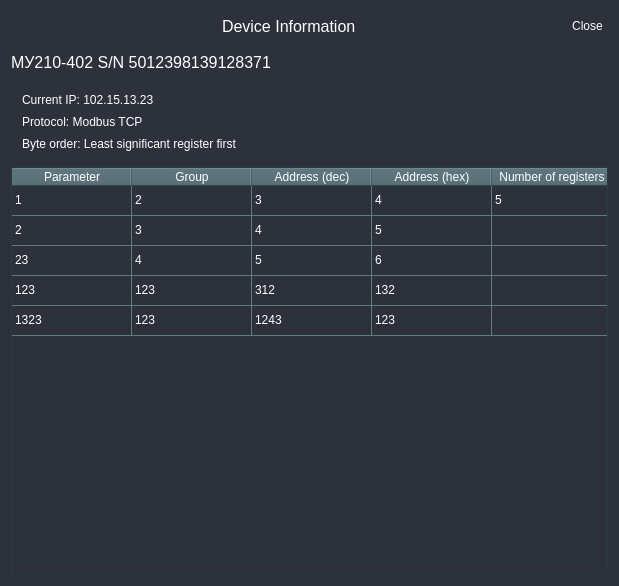
<?xml version="1.0" encoding="UTF-8"?>
<ui version="4.0">
 <class>DeviceParamListWidget</class>
 <widget class="QWidget" name="DeviceParamListWidget">
  <property name="geometry">
   <rect>
    <x>0</x>
    <y>0</y>
    <width>619</width>
    <height>586</height>
   </rect>
  </property>
  <property name="windowTitle">
   <string>Form</string>
  </property>
  <property name="styleSheet">
   <string notr="true">* {
	border: none;
	background-color: transparent;
	background: transparent;
	padding: 0;
	margin: 0;
	color: #fff;
}

#DeviceParamListWidget {
	background-color: #2c313c;
	border: none;
}

#frame_2 {
	border: 1px solid #263C3D;
}

QLabel {
	min-height: 30px;
	font-size: 12pt;
}

QTableWidget {
	background-color: transparent;
	gridline-color: #637A7B;
}

QTableWidget::item {
	background-color: transparent;
}

QTableWidget::item:selected {
	background-color: #A5ADA8;
}

QHeaderView {
	background-color: #46616A;
}

QHeaderView::section {
	background-color: #46616A;

}
</string>
  </property>
  <layout class="QVBoxLayout" name="verticalLayout">
   <item>
    <widget class="QFrame" name="ToolboxFrame">
     <property name="minimumSize">
      <size>
       <width>0</width>
       <height>30</height>
      </size>
     </property>
     <property name="frameShape">
      <enum>QFrame::StyledPanel</enum>
     </property>
     <property name="frameShadow">
      <enum>QFrame::Raised</enum>
     </property>
     <layout class="QHBoxLayout" name="horizontalLayout">
      <property name="spacing">
       <number>0</number>
      </property>
      <property name="leftMargin">
       <number>0</number>
      </property>
      <property name="topMargin">
       <number>0</number>
      </property>
      <property name="rightMargin">
       <number>0</number>
      </property>
      <property name="bottomMargin">
       <number>0</number>
      </property>
      <item>
       <widget class="QFrame" name="frame_3">
        <property name="sizePolicy">
         <sizepolicy hsizetype="Expanding" vsizetype="Preferred">
          <horstretch>0</horstretch>
          <verstretch>0</verstretch>
         </sizepolicy>
        </property>
        <property name="maximumSize">
         <size>
          <width>16777215</width>
          <height>30</height>
         </size>
        </property>
        <property name="frameShape">
         <enum>QFrame::StyledPanel</enum>
        </property>
        <property name="frameShadow">
         <enum>QFrame::Raised</enum>
        </property>
        <layout class="QHBoxLayout" name="horizontalLayout_3">
         <property name="spacing">
          <number>0</number>
         </property>
         <property name="leftMargin">
          <number>5</number>
         </property>
         <property name="topMargin">
          <number>0</number>
         </property>
         <property name="rightMargin">
          <number>5</number>
         </property>
         <property name="bottomMargin">
          <number>0</number>
         </property>
         <item alignment="Qt::AlignHCenter">
          <widget class="QLabel" name="label_3">
           <property name="sizePolicy">
            <sizepolicy hsizetype="Expanding" vsizetype="Preferred">
             <horstretch>0</horstretch>
             <verstretch>0</verstretch>
            </sizepolicy>
           </property>
           <property name="maximumSize">
            <size>
             <width>16777215</width>
             <height>30</height>
            </size>
           </property>
           <property name="text">
            <string>Device Information</string>
           </property>
          </widget>
         </item>
        </layout>
       </widget>
      </item>
      <item>
       <widget class="QFrame" name="frame_4">
        <property name="frameShape">
         <enum>QFrame::StyledPanel</enum>
        </property>
        <property name="frameShadow">
         <enum>QFrame::Raised</enum>
        </property>
        <layout class="QHBoxLayout" name="horizontalLayout_2">
         <property name="spacing">
          <number>0</number>
         </property>
         <property name="leftMargin">
          <number>5</number>
         </property>
         <property name="topMargin">
          <number>0</number>
         </property>
         <property name="rightMargin">
          <number>5</number>
         </property>
         <property name="bottomMargin">
          <number>0</number>
         </property>
         <item alignment="Qt::AlignHCenter">
          <widget class="QPushButton" name="pushButton">
           <property name="maximumSize">
            <size>
             <width>50</width>
             <height>30</height>
            </size>
           </property>
           <property name="text">
            <string>Close</string>
           </property>
          </widget>
         </item>
        </layout>
       </widget>
      </item>
     </layout>
    </widget>
   </item>
   <item>
    <widget class="QLabel" name="deviceInfoLabel">
     <property name="text">
      <string>МУ210-402 S/N 5012398139128371</string>
     </property>
    </widget>
   </item>
   <item>
    <widget class="AqParamListInfoFrame" name="frame">
     <property name="frameShape">
      <enum>QFrame::StyledPanel</enum>
     </property>
     <property name="frameShadow">
      <enum>QFrame::Raised</enum>
     </property>
     <layout class="QVBoxLayout" name="verticalLayout_2">
      <item>
       <widget class="QLineEdit" name="lineEdit_6">
        <property name="text">
         <string>Current IP: 102.15.13.23</string>
        </property>
       </widget>
      </item>
      <item>
       <widget class="QLineEdit" name="lineEdit_4">
        <property name="text">
         <string>Protocol: Modbus TCP</string>
        </property>
       </widget>
      </item>
      <item>
       <widget class="QLineEdit" name="lineEdit">
        <property name="text">
         <string>Byte order: Least significant register first</string>
        </property>
       </widget>
      </item>
     </layout>
    </widget>
   </item>
   <item>
    <widget class="QFrame" name="frame_2">
     <property name="frameShape">
      <enum>QFrame::StyledPanel</enum>
     </property>
     <property name="frameShadow">
      <enum>QFrame::Raised</enum>
     </property>
     <layout class="QVBoxLayout" name="verticalLayout_3">
      <property name="spacing">
       <number>0</number>
      </property>
      <property name="leftMargin">
       <number>0</number>
      </property>
      <property name="topMargin">
       <number>0</number>
      </property>
      <property name="rightMargin">
       <number>0</number>
      </property>
      <property name="bottomMargin">
       <number>0</number>
      </property>
      <item>
       <widget class="QTableWidget" name="tableView">
        <property name="sizePolicy">
         <sizepolicy hsizetype="Expanding" vsizetype="Expanding">
          <horstretch>0</horstretch>
          <verstretch>0</verstretch>
         </sizepolicy>
        </property>
        <property name="horizontalScrollBarPolicy">
         <enum>Qt::ScrollBarAlwaysOff</enum>
        </property>
        <property name="selectionBehavior">
         <enum>QAbstractItemView::SelectRows</enum>
        </property>
        <property name="gridStyle">
         <enum>Qt::SolidLine</enum>
        </property>
        <attribute name="horizontalHeaderVisible">
         <bool>true</bool>
        </attribute>
        <attribute name="horizontalHeaderDefaultSectionSize">
         <number>120</number>
        </attribute>
        <attribute name="horizontalHeaderHighlightSections">
         <bool>false</bool>
        </attribute>
        <attribute name="horizontalHeaderShowSortIndicator" stdset="0">
         <bool>true</bool>
        </attribute>
        <attribute name="verticalHeaderVisible">
         <bool>false</bool>
        </attribute>
        <attribute name="verticalHeaderHighlightSections">
         <bool>false</bool>
        </attribute>
        <row>
         <property name="text">
          <string/>
         </property>
        </row>
        <row>
         <property name="text">
          <string>Новая строка</string>
         </property>
        </row>
        <row>
         <property name="text">
          <string>Новая строка</string>
         </property>
        </row>
        <row>
         <property name="text">
          <string>Новая строка</string>
         </property>
        </row>
        <row>
         <property name="text">
          <string>Новая строка</string>
         </property>
        </row>
        <column>
         <property name="text">
          <string>Parameter</string>
         </property>
        </column>
        <column>
         <property name="text">
          <string>Group</string>
         </property>
        </column>
        <column>
         <property name="text">
          <string>Address (dec)</string>
         </property>
        </column>
        <column>
         <property name="text">
          <string>Address (hex)</string>
         </property>
        </column>
        <column>
         <property name="text">
          <string>Number of registers</string>
         </property>
        </column>
        <item row="0" column="0">
         <property name="text">
          <string>1</string>
         </property>
        </item>
        <item row="0" column="1">
         <property name="text">
          <string>2</string>
         </property>
        </item>
        <item row="0" column="2">
         <property name="text">
          <string>3</string>
         </property>
        </item>
        <item row="0" column="3">
         <property name="text">
          <string>4</string>
         </property>
        </item>
        <item row="0" column="4">
         <property name="text">
          <string>5</string>
         </property>
        </item>
        <item row="1" column="0">
         <property name="text">
          <string>2</string>
         </property>
        </item>
        <item row="1" column="1">
         <property name="text">
          <string>3</string>
         </property>
        </item>
        <item row="1" column="2">
         <property name="text">
          <string>4</string>
         </property>
        </item>
        <item row="1" column="3">
         <property name="text">
          <string>5</string>
         </property>
        </item>
        <item row="2" column="0">
         <property name="text">
          <string>23</string>
         </property>
        </item>
        <item row="2" column="1">
         <property name="text">
          <string>4</string>
         </property>
        </item>
        <item row="2" column="2">
         <property name="text">
          <string>5</string>
         </property>
        </item>
        <item row="2" column="3">
         <property name="text">
          <string>6</string>
         </property>
        </item>
        <item row="3" column="0">
         <property name="text">
          <string>123</string>
         </property>
        </item>
        <item row="3" column="1">
         <property name="text">
          <string>123</string>
         </property>
        </item>
        <item row="3" column="2">
         <property name="text">
          <string>312</string>
         </property>
        </item>
        <item row="3" column="3">
         <property name="text">
          <string>132</string>
         </property>
        </item>
        <item row="4" column="0">
         <property name="text">
          <string>1323</string>
         </property>
        </item>
        <item row="4" column="1">
         <property name="text">
          <string>123</string>
         </property>
        </item>
        <item row="4" column="2">
         <property name="text">
          <string>1243</string>
         </property>
        </item>
        <item row="4" column="3">
         <property name="text">
          <string>123</string>
         </property>
        </item>
       </widget>
      </item>
     </layout>
    </widget>
   </item>
  </layout>
 </widget>
 <customwidgets>
  <customwidget>
   <class>AqParamListInfoFrame</class>
   <extends>QFrame</extends>
   <header location="global">AqWindows.AqParamListInfoFrame.h</header>
   <container>1</container>
  </customwidget>
 </customwidgets>
 <resources/>
 <connections/>
</ui>
